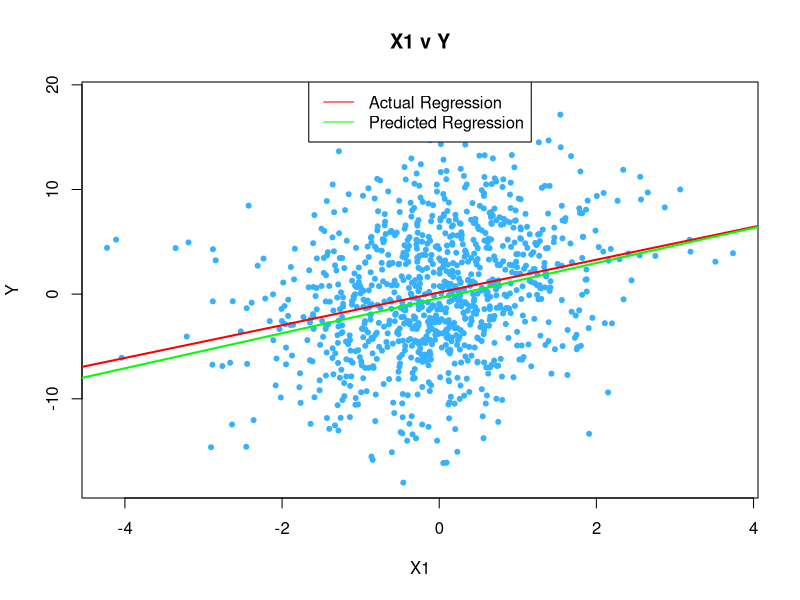
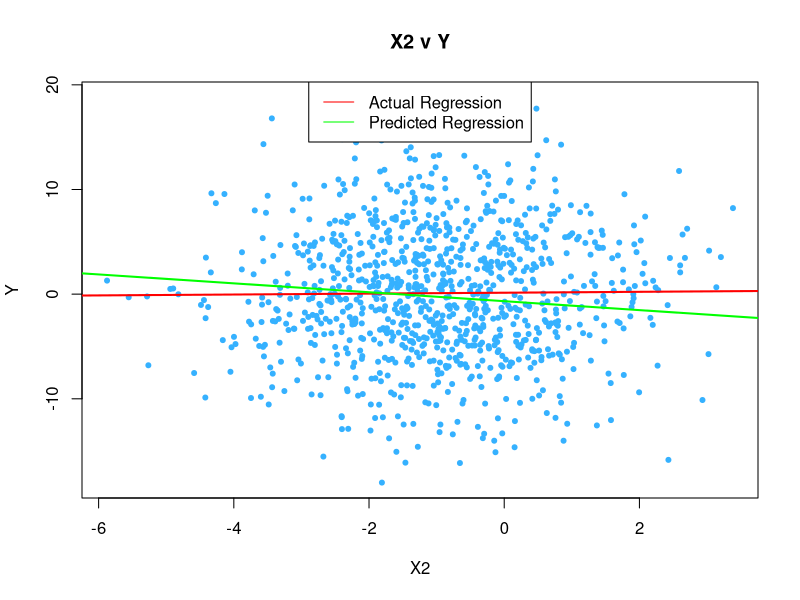
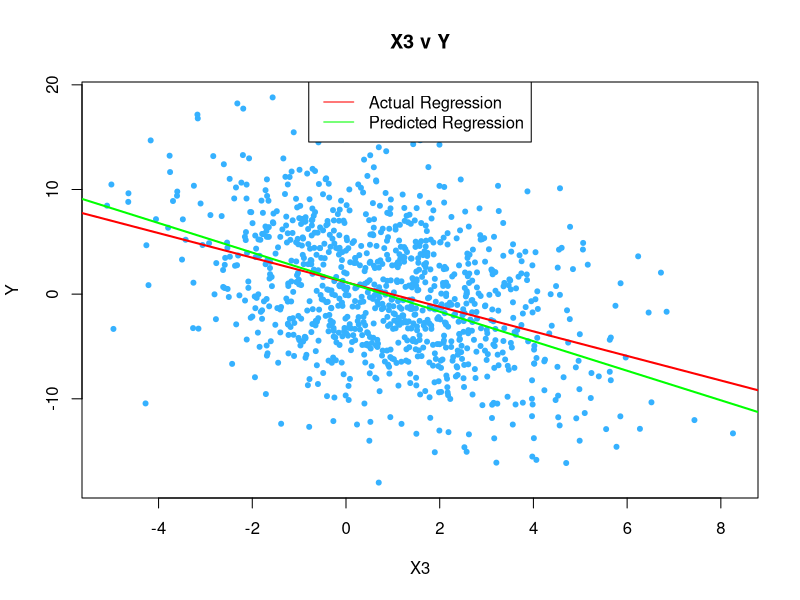
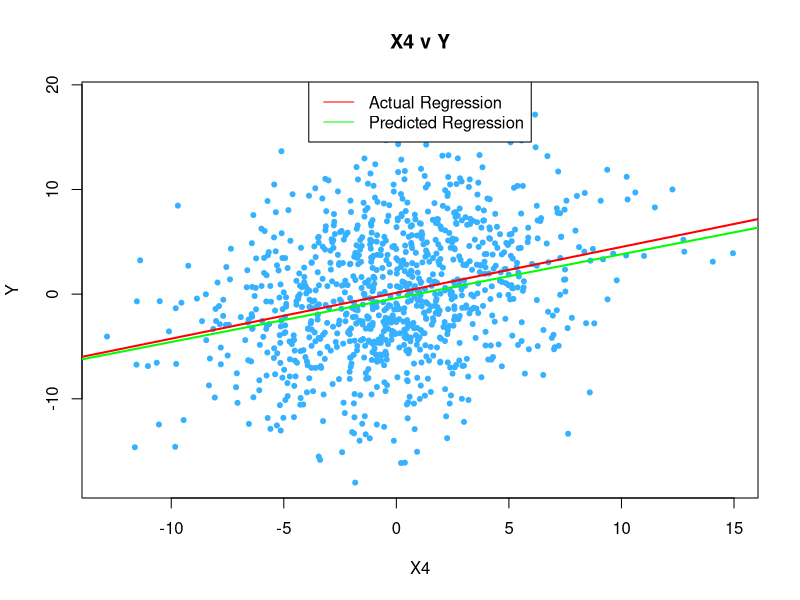
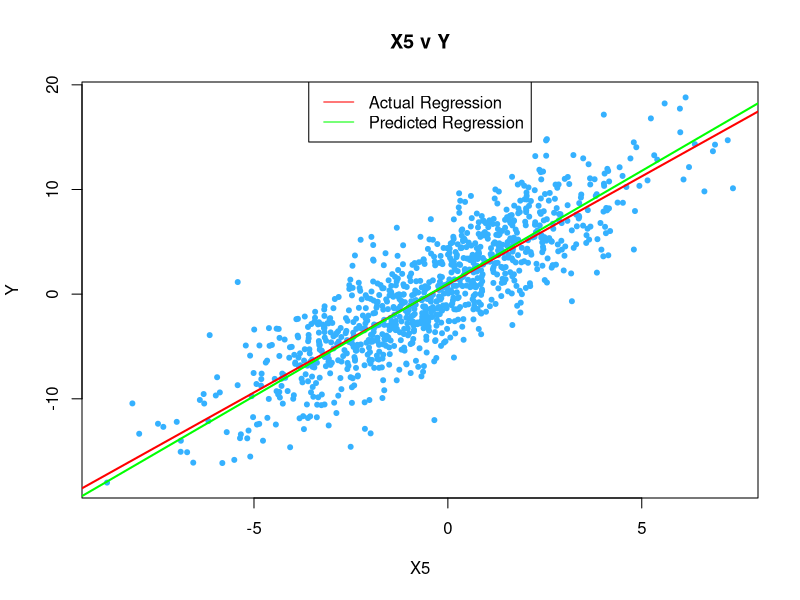

Generate these figures, in order, with R:
linear_regression <- function(X,y) {

  # Add intercept column
  int <- rep(1,length(y))
  X <- cbind(int, X)
  
  # Solving for Beta
  # Here X is the matrix, t(X) is the transpose of the matrix and y is the vector.
  # We multiply X by its transpose, and find the inverse of the result using solve().
  # We then multiply the result by the transpose of X, and y.
  B <- solve(t(X) %*% X) %*% t(X) %*% y
  B <- t(B)
  
  # Creating the x matrix for testing data
  X_test <- as.matrix(df_test)
  
  # Add intercept column to testing data
  int <- rep(1,nrow(X_test))
  X_test <- cbind(int, X_test)
  
  Y_predicted <- rep(0, nrow(X_test))
  
  # Predicting Y for the test data
  for (i in 1:nrow(X_test)) {
    for(j in 1:length(B)) {
      Y_predicted[i] <- Y_predicted[i] + (X_test[i,j] * B[j])
    }
  }
  
  # Taking the common number of rows so we have conformable arrays
  n = min(nrow(df_test),nrow(df_train))
  
  Y_actual = c(y[0:n])
  
  # Calculating R squared
  R_sq <- (sum((Y_predicted-mean(Y_actual))^2))/(sum((Y_actual-mean(Y_actual))^2))
  
  # Printing
  cat("The R squared value is ", R_sq)
  cat("\nThe coefficients are: ", B)
  
  # Comparing results by using lm()
  lm_result <- lm(formula = Y ~ X1 + X2 + X3 + X4 + X5, data = df_train)
  summary(lm_result)
  
  # Plotting the graphs, showing regression line of training data in red, and predicted line using the testing data in green
  # For X1
  plot(df_train$X1, df_train$Y, xlab = 'X1', ylab = 'Y', pch = 20, cex = 1, col = "#35b1ff", main = "X1 v Y")
  abline(lm(df_train$Y ~ df_train$X1), col="red", lwd=2)
  abline(lm(Y_predicted ~ df_test$X1), col="green", lwd=2)
  legend("top", c("Actual Regression", "Predicted Regression"), col=c("red", "green"), lty = 1)
  
  # For X2
  plot(df_train$X2, df_train$Y, xlab = 'X2', ylab = 'Y', pch = 20, cex = 1, col = "#35b1ff", main = "X2 v Y")
  abline(lm(df_train$Y ~ df_train$X2), col="red", lwd=2)
  abline(lm(Y_predicted ~ df_test$X2), col="green", lwd=2)
  legend("top", c("Actual Regression", "Predicted Regression"), col=c("red", "green"), lty = 1)
  
  # For X3
  plot(df_train$X3, df_train$Y, xlab = 'X3', ylab = 'Y', pch = 20, cex = 1, col = "#35b1ff", main = "X3 v Y")
  abline(lm(df_train$Y ~ df_train$X3), col="red", lwd=2)
  abline(lm(Y_predicted ~ df_test$X3), col="green", lwd=2)
  legend("top", c("Actual Regression", "Predicted Regression"), col=c("red", "green"), lty = 1)
  
  # For X4
  plot(df_train$X4, df_train$Y, xlab = 'X4', ylab = 'Y', pch = 20, cex = 1, col = "#35b1ff", main = "X4 v Y")
  abline(lm(df_train$Y ~ df_train$X4), col="red", lwd=2)
  abline(lm(Y_predicted ~ df_test$X4), col="green", lwd=2)
  legend("top", c("Actual Regression", "Predicted Regression"), col=c("red", "green"), lty = 1)
  
  # For X5
  plot(df_train$X5, df_train$Y, xlab = 'X5', ylab = 'Y', pch = 20, cex = 1, col = "#35b1ff", main = "X5 v Y")
  abline(lm(df_train$Y ~ df_train$X5), col="red", lwd=2)
  abline(lm(Y_predicted ~ df_test$X5), col="green", lwd=2)
  legend("top", c("Actual Regression", "Predicted Regression"), col=c("red", "green"), lty = 1)
  
  # Cleanup
  rm(i,j,int,n,y)
}

# Creating dataframes for training and testing data
df_train <- read.csv(file = "TrainData_Group1.csv", header = TRUE, sep = ",")
df_test <- read.csv(file = "TestData_Group1.csv", header = TRUE, sep = ",")

# Creating the y vector (technically a matrix here) for training data
y <- as.matrix(df_train[6])

# Creating the x matrix for training data
X <- as.matrix(df_train[1:5])

# Starting the function
linear_regression(X,y)